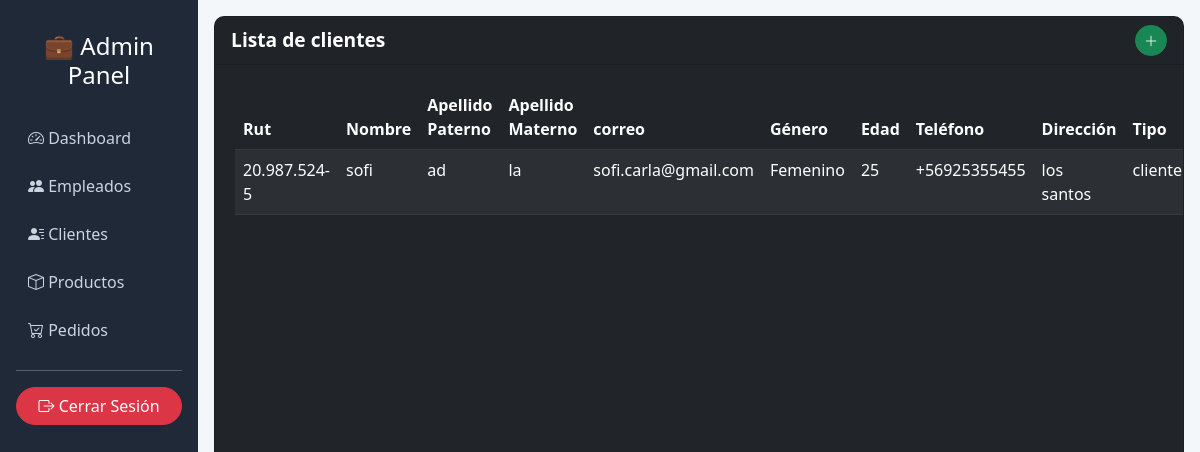
Before: /Clientes/ with the older database file.
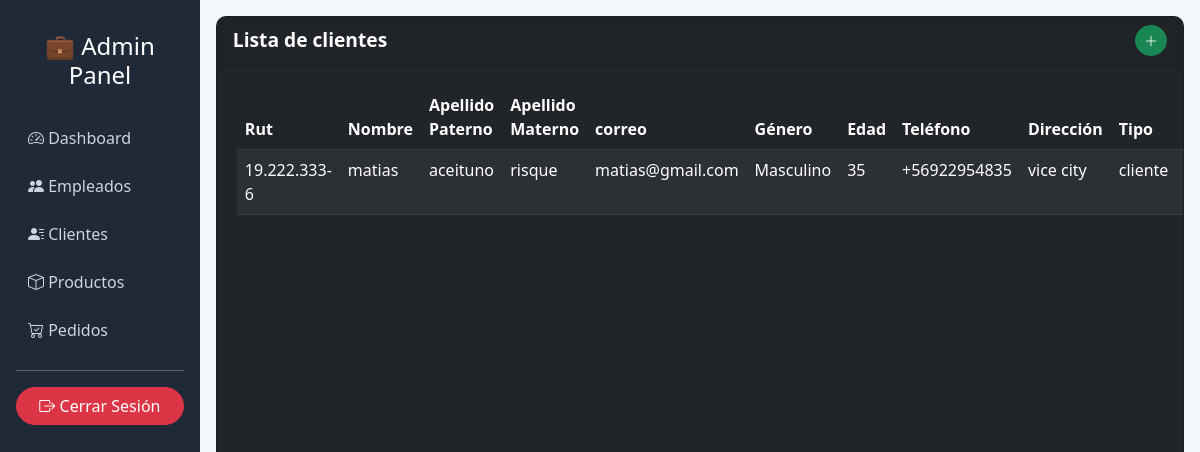
After: the same page with the newer database file.
### core/models.py (models this page shows, shortened)
class Usuario(models.Model):
    rut = models.CharField(max_length=12, unique=True)
    nombre = models.CharField(max_length=40)
    appaterno = models.CharField(max_length=60)
    apmaterno = models.CharField(max_length=60)
    correo = models.EmailField(max_length=100)
    genero = models.ForeignKey(Genero, on_delete=models.CASCADE)
    fec_nac = models.DateField()  # fecha de nacimiento
    telefono = models.CharField(max_length=15)
    direccion = models.CharField(max_length=100)
    habilitado = models.BooleanField(default=True)
    tipo = models.ForeignKey(TipoUsuario, on_delete=models.CASCADE)
    fecha_ingreso = models.DateTimeField(auto_now_add=True)
    def edad(self):
        hoy = date.today()
        años = hoy.year - self.fec_nac.year
        if (hoy.month, hoy.day) < (self.fec_nac.month, self.fec_nac.day):
            años -= 1
        return años

class Genero(models.Model):
    descripcion = models.CharField(max_length=30)
    def __str__(self):
        return self.descripcion

class TipoUsuario(models.Model):
    descripcion = models.CharField(max_length=30)
    def __str__(self):
        return self.descripcion

### core/views.py (the view)
# urls.py: path('Clientes/', views.Clientes, name='Clientes'),
def Clientes(request):
    Usuarios = Usuario.objects.all()
    aux = {
        'lista' : Usuarios
    }
    return render(request, 'core/A_dmin/Cliente/lista_c.html', aux)

### core/templates/core/A_dmin/Cliente/lista_c.html (shortened to what this page needs)
{% load static %}
<!DOCTYPE html>
<html lang="es">
<head>
    <link href="https://cdn.jsdelivr.net/npm/bootstrap@5.3.0/dist/css/bootstrap.min.css" rel="stylesheet">
    <link href="https://cdn.jsdelivr.net/npm/bootstrap-icons@1.10.5/font/bootstrap-icons.css" rel="stylesheet">
    <link rel="stylesheet" href="{% static 'core/css/admini.css' %}">
</head>
<body>
<div class="d-flex">
    <div class="sidebar p-3">
        <h4 class="text-center py-3">💼 Admin Panel</h4>
        <a href="#"><i class="bi bi-speedometer2"></i> Dashboard</a>
        <a href="#"><i class="bi bi-people-fill"></i> Empleados</a>
        <a href="#"><i class="bi bi-person-lines-fill"></i> Clientes</a>
        <a href="#"><i class="bi bi-box"></i> Productos</a>
        <a href="#"><i class="bi bi-cart-check"></i> Pedidos</a>
        <hr>
        <form method="post" action="{% url 'logout' %}">
            <button type="submit" class="btn btn-danger w-100">
                <i class="bi bi-box-arrow-right"></i> Cerrar Sesión
            </button>
        </form>
    </div>
    <div class="flex-grow-1 card bg-dark text-white m-3">
        <div class="card-header d-flex justify-content-between align-items-center">
            Lista de clientes
            <a href="{% url 'registro_empleado' %}" class="btn btn-success btn-sm" title="Agregar Producto">
            <i class="bi bi-plus-lg"></i>
        </a>
        </div>
        <div class="card-body">
            <table class="table table-striped table-dark">
                <thead>
    <tr>
        <th>Rut</th>
        <th>Nombre</th>
        <th>Apellido Paterno</th>
        <th>Apellido Materno</th>
        <th>correo</th>
        <th>Género</th>
        <th>Edad</th>
        <th>Teléfono</th>
        <th>Dirección</th>
        <th>Tipo</th>
        <th>Actions</th>
    </tr>
</thead>
<tbody>
    {% for aux in lista %}
        <tr>
            <td>{{ aux.rut }}</td>
            <td>{{ aux.nombre }}</td>
            <td>{{ aux.appaterno }}</td>
            <td>{{ aux.apmaterno }}</td>
            <td>{{ aux.correo }}</td>
            <td>{{ aux.genero }}</td>
            <td>{{ aux.edad }}</td>
            <td>{{ aux.telefono }}</td>
            <td>{{ aux.direccion }}</td>
            <td>{{ aux.tipo }}</td>
            <td>
</td>
        </tr>
    {% endfor %}
</tbody>
            </table>
        </div>
    </div>
</div>
</body>
</html>

### core/static/core/css/admini.css (style rules this page uses)
body { background-color: #f4f7fa; }
.sidebar { width: 250px; background-color: #1f2937; color: #fff; min-height: 100vh; }
.sidebar a { color: #cbd5e0; padding: 12px; display: block; text-decoration: none; transition: background 0.3s; }
.card { border-radius: 10px; overflow: hidden; }
.card-header { font-size: 1.2rem; font-weight: bold; }
.card-body { padding: 20px; }
.btn { border-radius: 20px; }

Changed rows visible on the page:
removed Usuario: rut "20.987.524-5", nombre "sofi", appaterno "ad", apmaterno "la", correo "sofi.carla@gmail.com", genero "Femenino", edad "25", telefono "+56925355455", direccion "los santos", tipo "cliente"
added Usuario: rut "19.222.333-6", nombre "matias", appaterno "aceituno", apmaterno "risque", correo "matias@gmail.com", genero "Masculino", edad "35", telefono "+56922954835", direccion "vice city", tipo "cliente"
